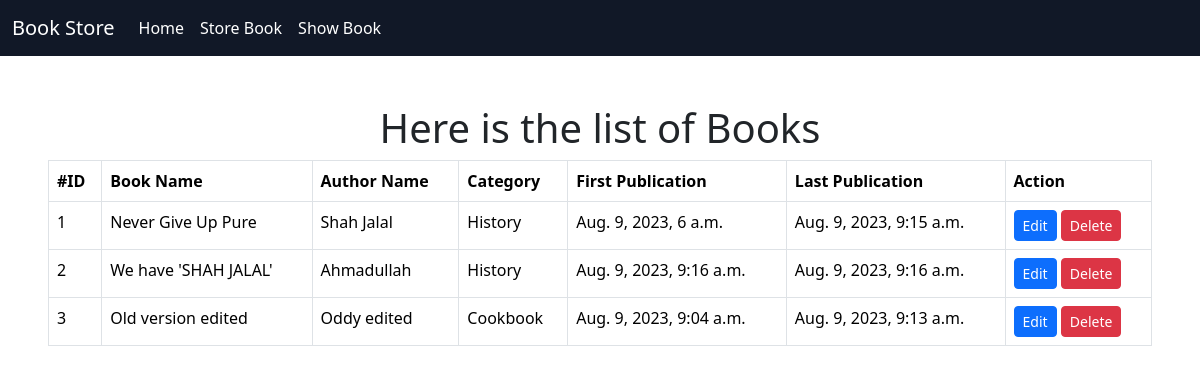
The app's page /show_book/ with its own data.
### book/models.py (models this page shows, shortened)
class BookStoreModel(models.Model):
    CATEGORY = (
        ('Fiction', 'Fiction'),
        ("Non-fiction", "Non Fiction"),
        ('Si-Fi', 'Si-Fi'),
        ('Horor', 'Horor'),
        ('Romance', 'Romance'),
        ('Thriller', 'Thriller'),
        ('Mystery', 'Mystery'),
        ('History', 'History'),
        ('Biography','Biography'),
        ('Cookbook','Cookbook'),
        ('Traveler','Traveler'),
    )
    id = models.IntegerField(primary_key=True)
    book_name = models.CharField( max_length=30)
    author = models.CharField(max_length = 30)
    category = models.CharField(max_length = 30, choices=CATEGORY)
    first_pub = models.DateTimeField(auto_now_add = True)
    last_pub = models.DateTimeField(auto_now = True)

### book/views.py (the view)
# urls.py: path('show_book/', show_book, name='showbook'),
def show_book(request):
    book = BookStoreModel.objects.all()
    return render(request, 'show_book.html', {'data': book})

### book/templates/show_book.html
{% extends 'base.html' %}
{% block content %}
<h1 class="text-center mt-5">Here is the list of Books</h1>
{% if data %}
<div class="px-5">
    <table class="table table-bordered">
        <thead>
          <tr>
            <th scope="col">#ID</th>
            <th scope="col">Book Name</th>
            <th scope="col">Author Name</th>
            <th scope="col">Category</th>
            <th scope="col">First Publication</th>
            <th scope="col">Last Publication</th>
            <th scope="col">Action</th>
          </tr>
        </thead>
        <tbody>
          {% for book in data %}
          <tr>
            <td>{{ book.id }}</td>
            <td>{{ book.book_name }}</td>
            <td>{{ book.author }}</td>
            <td>{{ book.category }}</td>
            <td>{{ book.first_pub }}</td>
            <td>{{ book.last_pub }}</td>
            <td>
                <a href="{% url 'editbook' book.id %}" class="btn btn-sm btn-primary">Edit</a>
                <a href="{% url 'deletebook' book.id %}" class="btn btn-sm btn-danger">Delete</a>
            </td>
          </tr>
          {% endfor %}
        </tbody>
      </table>
</div>
{% endif %}
{% endblock %}

### book/templates/base.html (shortened to what this page needs)
<!DOCTYPE html>
<html lang="en">
<head>
    <link href="https://cdn.jsdelivr.net/npm/bootstrap@5.3.1/dist/css/bootstrap.min.css" rel="stylesheet">
</head>
<body>
<nav class="navbar navbar-expand-lg" style="background-color: #111827;">
  <div class="container-fluid">
    <a class="navbar-brand text-white" href="/">Book Store</a>
    <div class="collapse navbar-collapse" id="navbarNav">
      <ul class="navbar-nav">
        <li class="nav-item">
          <a class="nav-link text-white active" aria-current="page" href="/">Home</a>
        </li>
        <li class="nav-item">
          <a class="nav-link text-white" href="{% url 'storebook' %}">Store Book</a>
        </li>
        <li class="nav-item">
          <a class="nav-link text-white" href="{% url 'showbook' %}">Show Book</a>
        </li>
      </ul>
    </div>
  </div>
</nav>
{% block content %} {% endblock %}
</body>
</html>

### records on screen
BookStoreModel: id "1", book_name "Never Give Up Pure", author "Shah Jalal", category "History", first_pub "Aug. 9, 2023, 6 a.m.", last_pub "Aug. 9, 2023, 9:15 a.m."
BookStoreModel: id "2", book_name "We have 'SHAH JALAL'", author "Ahmadullah", category "History", first_pub "Aug. 9, 2023, 9:16 a.m.", last_pub "Aug. 9, 2023, 9:16 a.m."
BookStoreModel: id "3", book_name "Old version edited", author "Oddy edited", category "Cookbook", first_pub "Aug. 9, 2023, 9:04 a.m.", last_pub "Aug. 9, 2023, 9:13 a.m."
